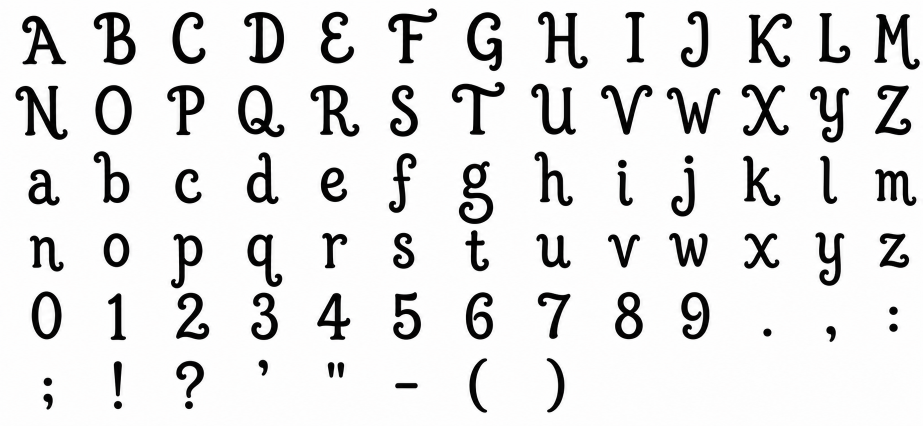
#> input picture input/magic-noodles-ai-sheet.png, 1846 x 852 px (shown at 1/2 size)
$ python -i normalize_glyph_sheet.py   (imports and definitions only)
#> lines starting #> are read from the running program, lines starting #| are printed output that depends on the picture; after the words box and inside, x2 and y2 are one past the last pixel; in counts of white or black regions, pixels touching at a corner belong together
#> further down, picture is the input picture: PIL image 1846x852 RGB; mean R, G, B 226.9, 226.8, 226.8
"""Normalize an AI-generated glyph sheet into a strict uniform grid.

Image generators can draw the requested characters in the right order while
varying the horizontal pitch and baseline from row to row. This script detects
the white gaps between glyphs, assigns the expected number of glyphs per row,
recentres each one, and maps every source-row baseline to one target baseline.
"""

import argparse
import math
import os
import statistics

import numpy as np
from PIL import Image
from scipy import ndimage


DEFAULT_CHARS = (
    "ABCDEFGHIJKLMNOPQRSTUVWXYZ"
    "abcdefghijklmnopqrstuvwxyz"
    "0123456789"
    ".,:;!?'\"-()"
)

BASELINE_ANCHORS = set(".!?")
BASELINE_EXCLUSIONS = set("fgjpqy,;'\"-()")


def _projection_runs(row_image, threshold):
    mask = row_image.convert("L").point(lambda value: 255 if value < threshold else 0)
    occupied = [
        mask.crop((x, 0, x + 1, mask.height)).getbbox() is not None
        for x in range(mask.width)
    ]
    runs = []
    start = None
    for x, has_ink in enumerate(occupied):
        if has_ink and start is None:
            start = x
        elif not has_ink and start is not None:
            runs.append((start, x))
            start = None
    if start is not None:
        runs.append((start, row_image.width))
    return runs


def _merge_runs_to_count(runs, expected):
    runs = list(runs)
    if len(runs) < expected:
        raise ValueError(
            "found %d isolated ink groups, expected at least %d" % (len(runs), expected)
        )
    while len(runs) > expected:
        gap_index = min(
            range(len(runs) - 1),
            key=lambda index: runs[index + 1][0] - runs[index][1],
        )
        runs[gap_index : gap_index + 2] = [
            (runs[gap_index][0], runs[gap_index + 1][1])
        ]
    return runs


def _ink_bbox(image, threshold):
    mask = image.convert("L").point(lambda value: 255 if value < threshold else 0)
    return mask.getbbox()


def _extract_row_glyph(source, x0, x1, y0, y1, threshold):
    """Extract components belonging to one row while preserving descenders."""
    row_height = y1 - y0
    extension = row_height // 2
    crop_y0 = max(0, y0 - extension)
    crop_y1 = min(source.height, y1 + extension)
    origin_y = y0 - crop_y0

    gray = np.asarray(
        source.convert("L").crop((x0, crop_y0, x1, crop_y1))
    )
    labels, count = ndimage.label(
        gray < threshold, structure=np.ones((3, 3), dtype=np.uint8)
    )
    if count == 0:
        blank = Image.new("L", (x1 - x0, crop_y1 - crop_y0), 255)
        return blank, None, origin_y

    # A neighbouring row can leave a descender fragment inside the nominal
    # slice. Real glyph components reach into the middle 75% of their own row;
    # those short border fragments do not. Components selected here retain
    # their full shape, including any part extending beyond y1.
    core_start = origin_y + round(row_height * 0.25)
    core_end = min(labels.shape[0], origin_y + row_height)
    selected_labels = set(np.unique(labels[core_start:core_end]))
    selected_labels.discard(0)
    selected = np.isin(labels, list(selected_labels))
    cleaned = Image.fromarray(
        np.where(selected, 0, 255).astype(np.uint8), mode="L"
    )
    bbox = _ink_bbox(cleaned, threshold)
    if bbox is None:
        return cleaned, None, origin_y
    relative_bbox = (bbox[0], bbox[1] - origin_y, bbox[2], bbox[3] - origin_y)
    return cleaned, relative_bbox, origin_y


def _densest_bottom_cluster(values, tolerance):
    if not values:
        raise ValueError("cannot estimate a baseline from an empty row")
    ordered = sorted(values)
    candidates = []
    for start, low in enumerate(ordered):
        cluster = [value for value in ordered[start:] if value - low <= tolerance]
        candidates.append(cluster)
    best = min(
        candidates,
        key=lambda cluster: (-len(cluster), statistics.median(cluster)),
    )
    return statistics.median(best)


def _estimate_row_baseline(row_chars, bboxes, row_height):
    anchors = []
    for char, bbox in zip(row_chars, bboxes):
        if bbox is None:
            continue
        if (char.isalnum() and char not in BASELINE_EXCLUSIONS) or char in BASELINE_ANCHORS:
            anchors.append(bbox[3])
    if not anchors:
        anchors = [bbox[3] for bbox in bboxes if bbox is not None]
    return _densest_bottom_cluster(anchors, max(2, round(row_height * 0.04)))


def normalize_sheet(
    source,
    chars=DEFAULT_CHARS,
    cols=13,
    cell_size=300,
    baseline_frac=0.8,
    ink_threshold=160,
    glyph_scale=0.9,
):
    """Return a strict-grid copy of ``source`` with recentered, aligned glyphs."""
#> called with cols = 13, cell_size = 300, baseline_frac = 0.8, ink_threshold = 160, glyph_scale = 0.9
    rows = math.ceil(len(chars) / cols)
    if source.width < cols or source.height < rows:
        raise ValueError("source image is too small for the requested grid")

    source_row_height = source.height // rows
#> source_row_height = 142
    target = Image.new("L", (cols * cell_size, rows * cell_size), 255)
#> target: PIL image 3900x1800 L; every value is 255
    scale = (cell_size / float(source_row_height)) * glyph_scale
#> scale = 1.9
    target_baseline = cell_size * baseline_frac

    for row in range(rows):
        row_chars = chars[row * cols : min((row + 1) * cols, len(chars))]
        y0 = row * source_row_height
        y1 = (row + 1) * source_row_height
        row_image = source.crop((0, y0, source.width, y1)).convert("L")
        runs = _merge_runs_to_count(
            _projection_runs(row_image, ink_threshold), len(row_chars)
        )

        glyph_images = []
        glyph_bboxes = []
        row_origins = []
        for x0, x1 in runs:
            glyph_image, glyph_bbox, origin_y = _extract_row_glyph(
                source.convert("L"), x0, x1, y0, y1, ink_threshold
            )
            glyph_images.append(glyph_image)
            glyph_bboxes.append(glyph_bbox)
            row_origins.append(origin_y)

        source_baseline = _estimate_row_baseline(
            row_chars, glyph_bboxes, source_row_height
        )

        target_baseline_y = round(target_baseline)
        for col, (glyph_image, glyph_bbox, origin_y) in enumerate(
            zip(glyph_images, glyph_bboxes, row_origins)
        ):
            width = max(1, round(glyph_image.width * scale))
            paste_x = (cell_size - width) // 2
            cell = Image.new("L", (cell_size, cell_size), 255)

            split_y = max(
                1, min(glyph_image.height - 1, round(source_baseline + origin_y))
            )
            upper = glyph_image.crop((0, 0, glyph_image.width, split_y))
            upper_height = max(1, round(upper.height * scale))
            upper = upper.resize((width, upper_height), Image.Resampling.LANCZOS)
            upper_mask = Image.eval(upper, lambda value: 255 - value)
            cell.paste(
                Image.new("L", upper.size, 0),
                (paste_x, target_baseline_y - upper_height),
                upper_mask,
            )

            descender_depth = max(
                0.0, (glyph_bbox[3] if glyph_bbox else source_baseline) - source_baseline
            )
            available_descender = max(1.0, cell_size - 1 - target_baseline_y)
            lower_scale = scale
            if descender_depth:
                lower_scale = min(scale, available_descender / descender_depth)
            lower = glyph_image.crop(
                (0, split_y, glyph_image.width, glyph_image.height)
            )
            lower_height = max(1, round(lower.height * lower_scale))
            lower = lower.resize((width, lower_height), Image.Resampling.LANCZOS)
            lower_mask = Image.eval(lower, lambda value: 255 - value)
            cell.paste(
                Image.new("L", lower.size, 0),
                (paste_x, target_baseline_y),
                lower_mask,
            )
            target.paste(cell, (col * cell_size, row * cell_size))
#> this loop made 6 passes
#> source_baseline on pass 1: 127
#> pass 1, in _projection_runs, `mask = row_image.convert("L").point(lambda value: 255 if value < thres..`:
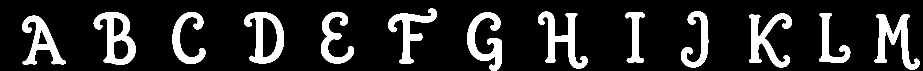
#> mask: PIL image 1846x142 L (shown at 1/2 size); 15.6% white; 13 white regions, largest, box (x1, y1, x2, y2) and area: (187, 24, 271, 130) 3949, (1076, 23, 1176, 137) 3832, (1749, 28, 1839, 139) 3778
#> pass 1, in _extract_row_glyph, `labels, count = ndimage.label( gray < threshold, structure=np.ones((3,..`:
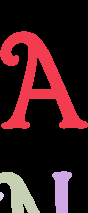
#> labels: shape (213, 88) int32; 5 distinct labels, from 0 to 4; one colour per label, 0 black
#> after the loop:
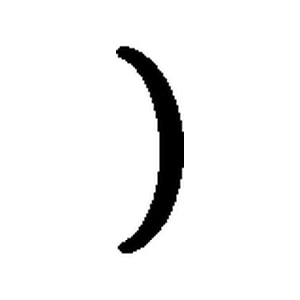
#> cell: PIL image 300x300 L; min 0, max 255, mean 241.1
#> after the loop:
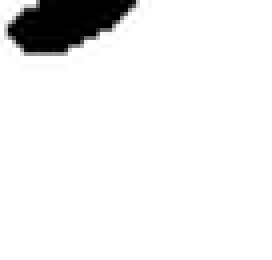
#> lower: PIL image 68x65 L (shown 4 times larger); min 0, max 255, mean 237.9
#> after the loop:
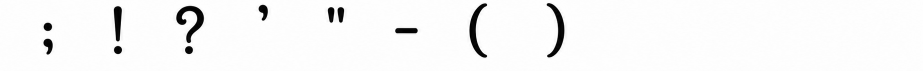
#> row_image: PIL image 1846x142 L (shown at 1/2 size); min 0, max 255, mean 246.2
#> after the loop:
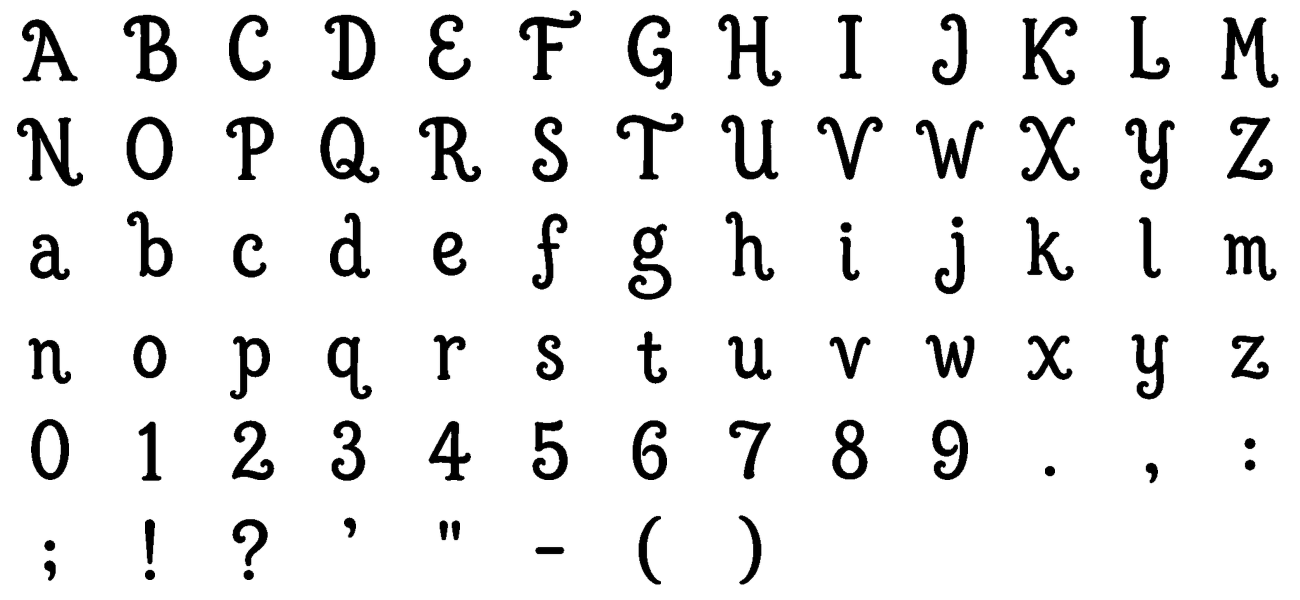
#> target: PIL image 3900x1800 L (shown at 1/3 size); min 0, max 255, mean 232.8
#> after the loop:
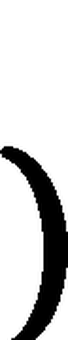
#> upper: PIL image 68x340 L; min 0, max 255, mean 204.2

    return target


def main():
    parser = argparse.ArgumentParser(description=__doc__)
    parser.add_argument("--sheet", required=True)
    parser.add_argument("--out", required=True)
    parser.add_argument("--chars", default=DEFAULT_CHARS)
    parser.add_argument("--cols", type=int, default=13)
    parser.add_argument("--cell-size", type=int, default=300)
    parser.add_argument("--baseline", type=float, default=0.8)
    parser.add_argument("--threshold", type=int, default=160)
    parser.add_argument("--glyph-scale", type=float, default=0.9)
    args = parser.parse_args()

    source = Image.open(args.sheet)
    normalized = normalize_sheet(
        source,
        chars=args.chars,
        cols=args.cols,
        cell_size=args.cell_size,
        baseline_frac=args.baseline,
        ink_threshold=args.threshold,
        glyph_scale=args.glyph_scale,
    )
    out = os.path.abspath(args.out)
    os.makedirs(os.path.dirname(out), exist_ok=True)
    normalized.save(out)
    print("source  : %s (%dx%d)" % (args.sheet, source.width, source.height))
    print("grid    : %d cols, %dpx cells, baseline %.2f" % (
        args.cols, args.cell_size, args.baseline
    ))
    print("output  : %s (%dx%d)" % (out, normalized.width, normalized.height))
    return 0


# [2 lines not run here, left out]

>>> from PIL import Image
>>> picture = Image.open('../input/magic-noodles-ai-sheet.png')
>>> result = normalize_sheet(picture)

$ run again, on input/sheet_clean.png
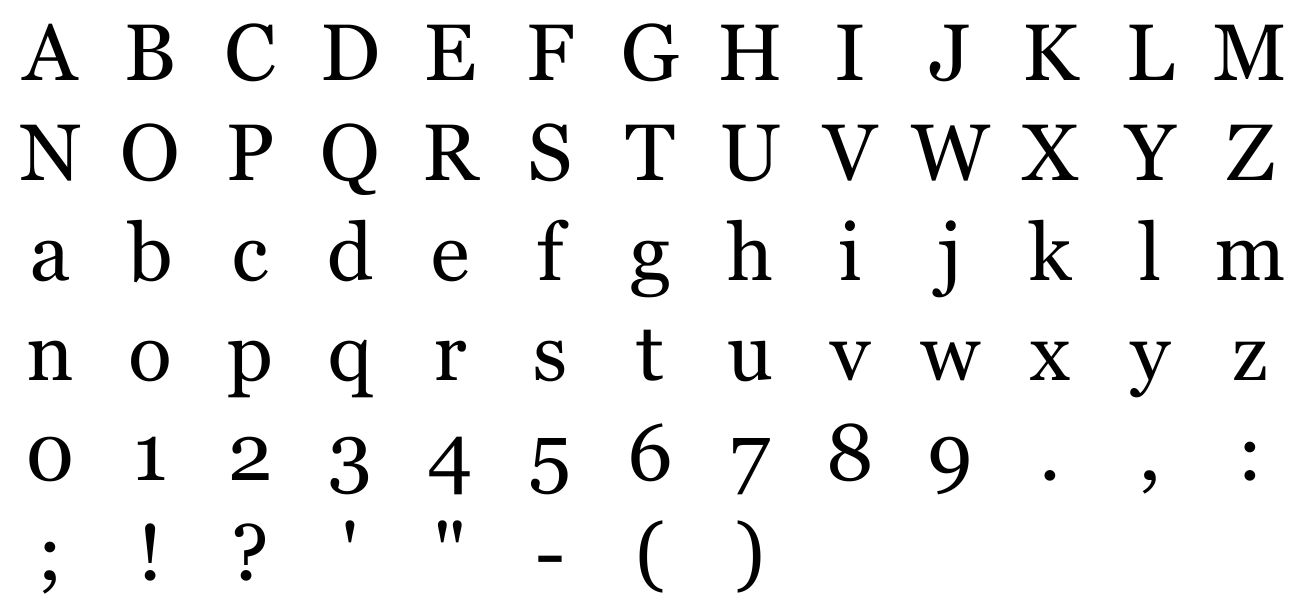
#> input picture input/sheet_clean.png, 3900 x 1800 px (shown at 1/3 size)
#> picture is the input picture: PIL image 3900x1800 L; min 0, max 255, mean 237.7
#> the loop in normalize_sheet, `for row in range(rows):` made 6 passes
#> pass 1, in _projection_runs, `mask = row_image.convert("L").point(lambda value: 255 if value < thres..`:
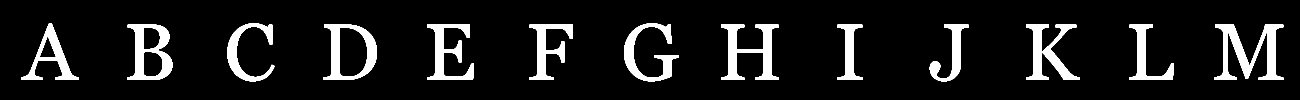
#> mask: PIL image 3900x300 L (shown at 1/3 size); 9.7% white; 13 white regions, largest, box (x1, y1, x2, y2) and area: (3643, 74, 3850, 240) 13184, (2163, 74, 2336, 240) 11160, (382, 74, 517, 240) 10175
#> after the loop in normalize_sheet, `for row in range(rows):`:
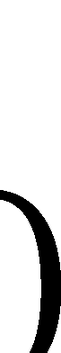
#> upper: PIL image 61x353 L; min 0, max 255, mean 218.1
